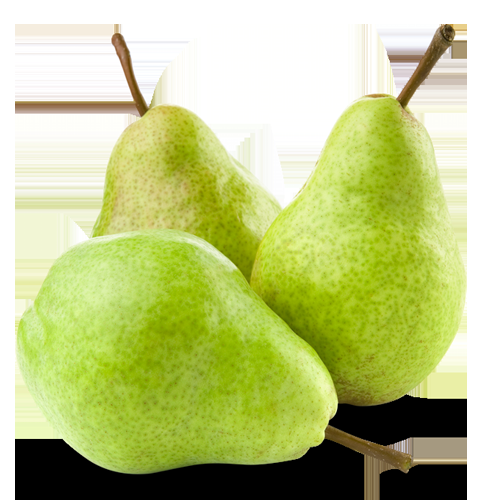
//> input picture image/pears.png, 500 x 500 px
$ ./logic_calculate   (built with g++ and OpenCV 4)
//> lines starting //> are read from the running program, lines starting //| are printed output that depends on the picture
/*

Logic Calculation
bitwise_and(src1, src2, dst, InputArraymask=noArray())
bitwise_xor(src1, src2, dst, InputArraymask=noArray())
bitwise_nor(src1, dst, mask=noArray())

Arithmetic Calculation
Mat + Mat, Mat - Mat
Mat + Scalar, Mat + a
a * Mat, Mat / a

*/

#include <opencv.hpp>
using namespace std;
using namespace cv;

int main()
{
	Mat M1 = imread("image/pears.png", 0);
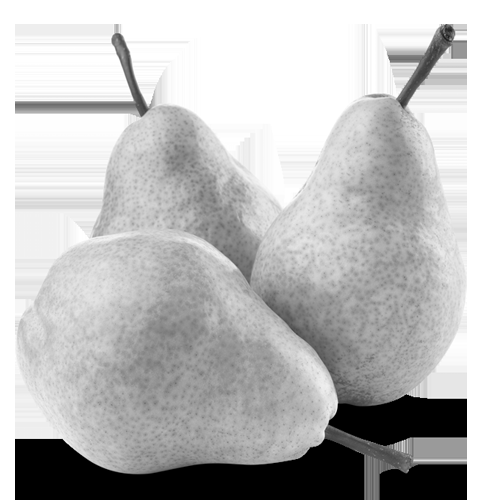
//> M1: 500 rows x 500 cols, CV_8UC1; min 0, max 255, mean 188.4
	Mat M2 = imread("image/flower.png", 0);
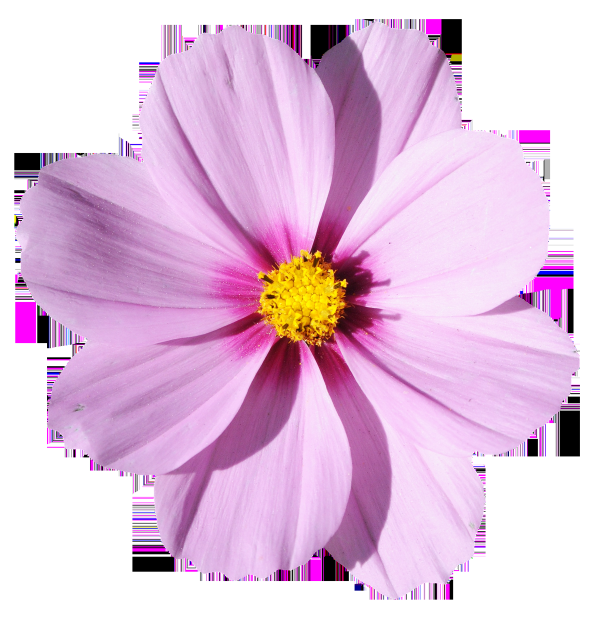
//> input picture image/flower.png, 1200 x 1233 px (shown at 1/2 size)
//> M2: 1233 rows x 1200 cols, CV_8UC1; min 0, max 255, mean 204.7
	Mat M_color = imread("image/apple.png", 1);
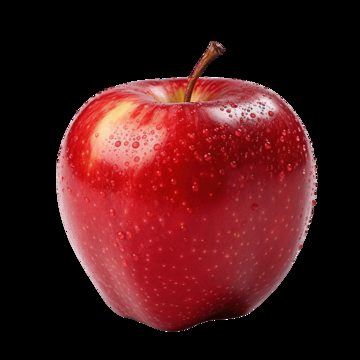
//> input picture image/apple.png, 360 x 360 px
//> M_color is the input picture: 360 rows x 360 cols, CV_8UC3; mean B, G, R 24.4, 22.9, 71.6
	Mat M3;

	if (M1.empty() || M2.empty())
		return -1;

	resize(M1, M1, Size(300, 300));
//> M1: 300 rows x 300 cols, CV_8UC1
	resize(M2, M2, Size(300, 300));
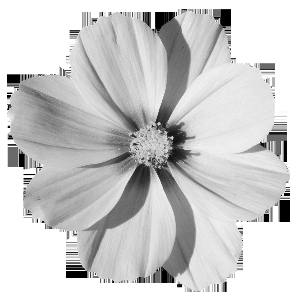
//> M2: 300 rows x 300 cols, CV_8UC1; min 0, max 255, mean 204.5

	imshow("M1", M1);
	imshow("M2", M2);
	imshow("M_color", M_color);

	M3 = M1 + M2;
	imshow("M1+M2", M3);

	M3 = M1 - M2;
	imshow("M1-M2", M3);

	M3 = M2 + 100;
	imshow("M2+100", M3);

	bitwise_or(M1, M2, M3);
	imshow("or", M3);

	bitwise_and(M1, M2, M3);
	imshow("and", M3);

	bitwise_not(M2, M3);
	imshow("not", M3);

	M3 = M1 * 2;
	imshow("M1*2", M3);
	M3 = M1 / 2;
	imshow("M1/2", M3);

	M3 = M_color + Scalar(200, 0, 0);
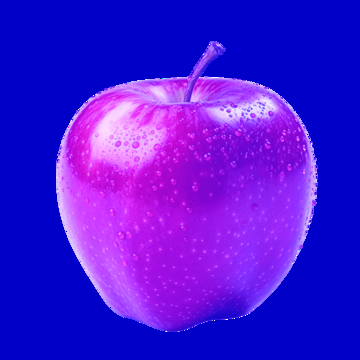
//> M3: 360 rows x 360 cols, CV_8UC3; mean B, G, R 216.2, 22.9, 71.6
	imshow("M_color+green", M3);
	M3 = M_color / 2;
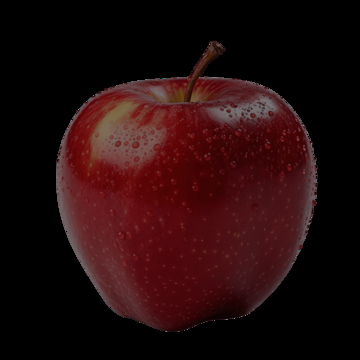
//> M3: 360 rows x 360 cols, CV_8UC3; mean B, G, R 12.2, 11.4, 35.8
	imshow("M_color/2", M3);
	M3 = M_color * 2;
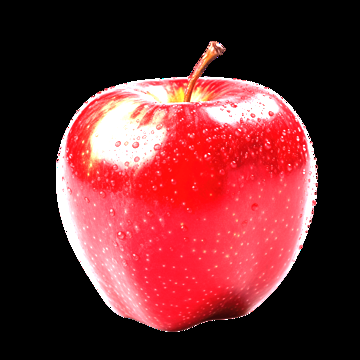
//> M3: 360 rows x 360 cols, CV_8UC3; mean B, G, R 45.5, 41.8, 104.8
	imshow("M_color*2", M3);
	waitKey(0);
	return 0;
}
